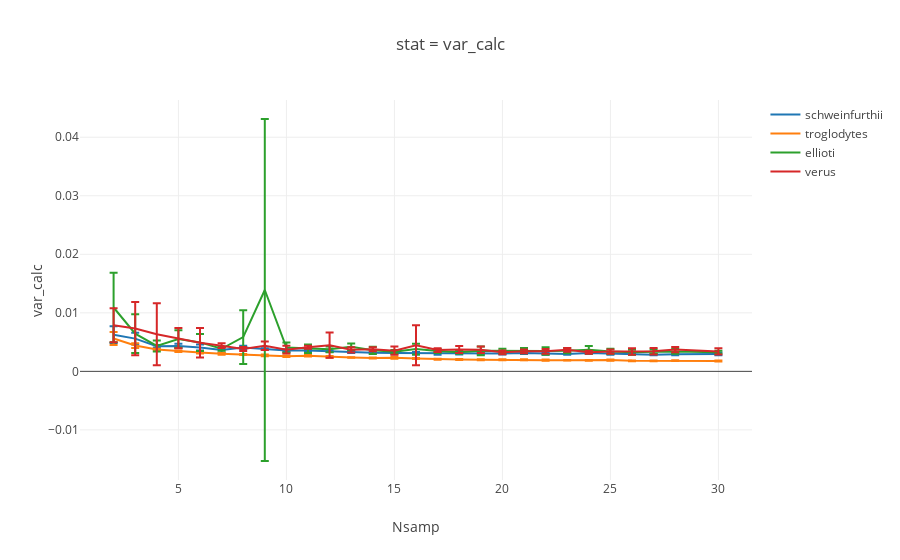

The notebook cell saved with this chart:
### Markdown cell above
#### ii. Plot. 

Interactive plots are not readable through NBviewer.

### Code cell
## Var
var_select= 'var_calc'

fig= [go.Scatter(
    x= samp_order,
    y= [np.nanmean(syndicate_dict[pop][x][var_select]) for x in samp_order],
    error_y= dict(
        array= [np.nanstd(syndicate_dict[pop][x][var_select]) for x in samp_order],
        type= 'data',
        #symmetric= True,
        visible=True
    ),
    name= pop
) for pop in syndicate_dict.keys()]

layout= go.Layout(
    title=  'stat = {}'.format(var_select),
    xaxis= dict(
        title= 'Nsamp'
    ),
    yaxis= dict(
        title= var_select
    )
)

Figure= go.Figure(data=fig, layout= layout)
iplot(Figure)
